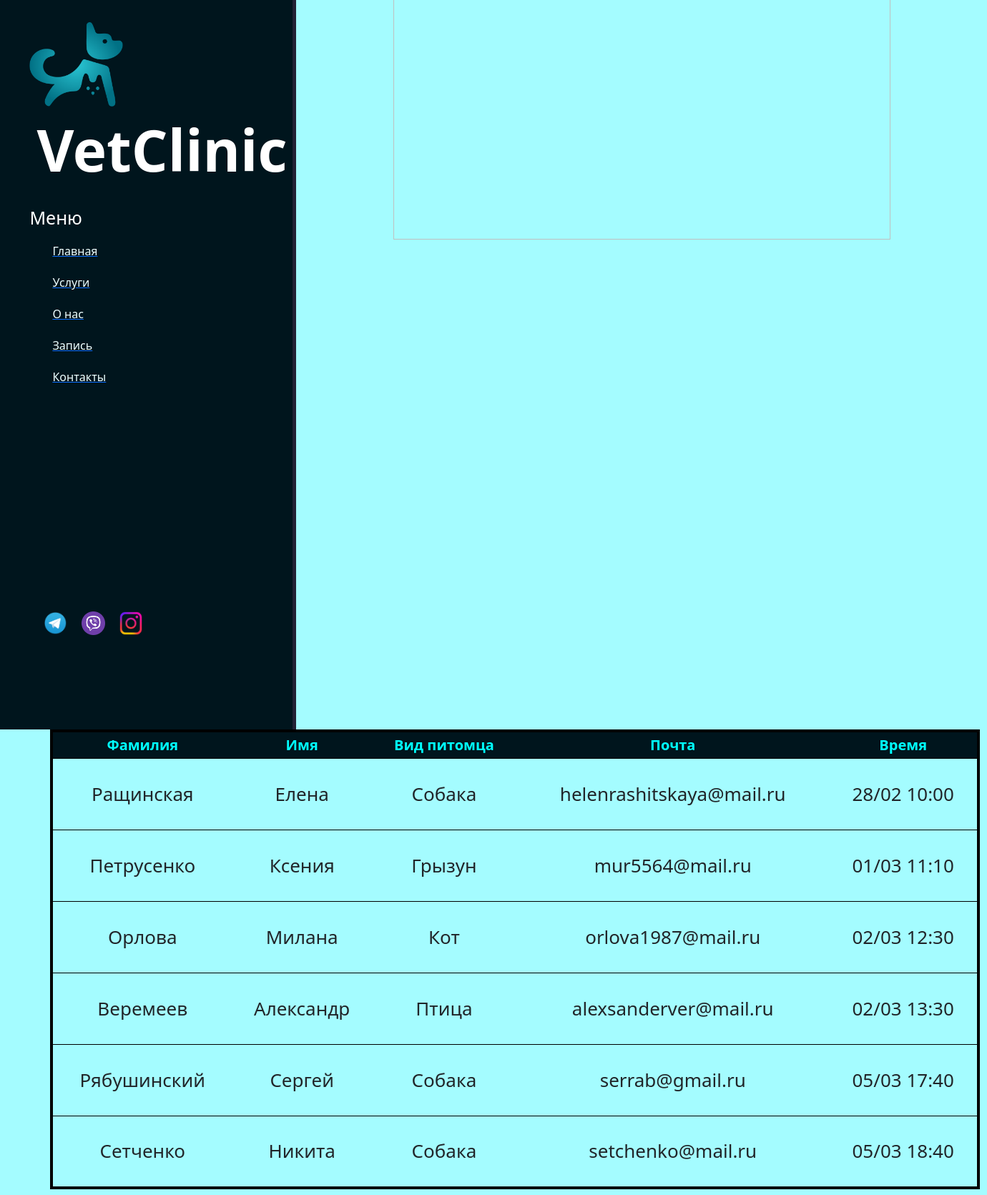
Screenshot of /blogs/visitor with the database file from the repository.
### blogs/models.py (models this page shows)
class Visitors(models.Model):
    CHOISE = [
    ('Собака','Собака'),
    ('Кот','Кот'),
    ('Грызун','Грызуны'),
    ('Птица','Птица') ]
    CHOISE_VAR = [
    ('Первичный осмотр','Первичный осмотр'),
    ('Терапия','Терапия'),
    ('Стоматология','Стоматология'),
    ('Хирургия','Хирургия'),
    ('Кастрация/стерилизация','Кастрация/стерилизация'),
    ]
    title = models.CharField('Фамилия', max_length=250)
    surname = models.CharField('Имя', max_length=200)
    option = models.CharField('Вид питомца',max_length=100, choices=CHOISE,  default='Выбрать питомца')
    optionvarone = models.CharField('Вид услуги',max_length=100, choices=CHOISE_VAR, default='Первичный осмотр')
    optionvartwo = models.CharField('Вид услуги',max_length=100, choices=CHOISE_VAR, default='Терапия')
    optionvarthree = models.CharField('Вид услуги',max_length=100, choices=CHOISE_VAR, default='Стоматология')
    optionvarfour = models.CharField('Вид услуги',max_length=100, choices=CHOISE_VAR, default='Хирургия')
    optionvarfive = models.CharField('Вид услуги',max_length=100, choices=CHOISE_VAR, default='Кастрация/стерилизация')
    content = models.TextField ('Комментарии/пожелания', blank = True, null=True)
    email = models.EmailField(blank=True, null=True, unique=True)
    time = models.CharField('Время записи',max_length=11, unique=True, blank = False, null=True, default='01/01 10:00')

### blogs/views.py (the view)
# urls.py: path('visitor', views.visitors_home, name='visitor'),
def visitors_home(request):
    visit = Visitors.objects.all()
    return render(request, 'blogs/visitor_home.html', {'visit':visit})

### blogs/templates/blogs/visitor_home.html (shortened to what this page needs)
{%extends 'main/layout.html'%}
{%load static%}
    {%block content%}
                    <img src="{% static 'main/img/pngegg (5).png'%}" style="height: 415px;
                    width: 695px;
                    margin-top: -80px;">
                <table class="tab" cellpadding="6" cellspacing="4" border="2" style='margin-top: -150px;'>
                    <tr class="th" style='font-size: 20px;'>
                        <th>Фамилия</th>
                        <th>Имя</th>
                        <th>Вид питомца</th>
                        <th>Почта</th>
                        <th>Время</th>
                    </tr>
                    {%for el in visit%}
                    <tr class="td">
                        <td>{{el.title}}</td>
                        <td>{{el.surname}}</td>
                        <td>{{el.option}}</td>
                        <td>{{el.email}}</td>
                        <td>{{el.time}}</td>
                    </tr>
                    {%endfor%}
                </table>
    {%endblock%}

### main/static/main/css/main.css (style rules this page uses)
body { background-color: rgb(164, 252, 255); }

### main/static/main/css/main3.css (style rules this page uses)
.tab { margin-left: 70px; margin-top: -300px; width: 1300px; border: 4px solid #000; text-align:center; border-collapse: collapse; }
.th { background-color: blue; border: 1px solid black; background-color: #00151d; color: aqua; font-size: 20px; }
.td { height: 100px; font-size: 26px; border: 1px solid black; }

### rows the page displays
Visitors: title "Ращинская", surname "Елена", option "Собака", email "helenrashitskaya@mail.ru", time "28/02 10:00"
Visitors: title "Петрусенко", surname "Ксения", option "Грызун", email "mur5564@mail.ru", time "01/03 11:10"
Visitors: title "Орлова", surname "Милана", option "Кот", email "orlova1987@mail.ru", time "02/03 12:30"
Visitors: title "Веремеев", surname "Александр", option "Птица", email "alexsanderver@mail.ru", time "02/03 13:30"
Visitors: title "Рябушинский", surname "Сергей", option "Собака", email "serrab@gmail.ru", time "05/03 17:40"
Visitors: title "Сетченко", surname "Никита", option "Собака", email "setchenko@mail.ru", time "05/03 18:40"
